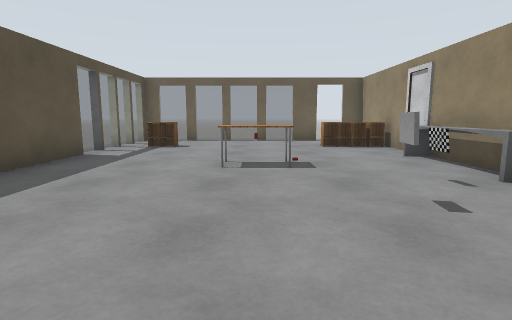
view 1 (above)

12 first-person views from a walk through a world built for the Gazebo simulator. The camera is 1 m above the floor, tilts 8° down and sees 80° across. The lines on the ground mark 1 m squares. The floor is counted in squares, 1 m on a side. Each view is taken from the middle of a square. On the plan, view 1 faces up. The plan holds only what a view shows up to about 12 squares ahead; the rest is blank. Gazebo's built-in surfaces are drawn with simple patterns. Surface patterns are stand-ins for the level's own textures.

view 2
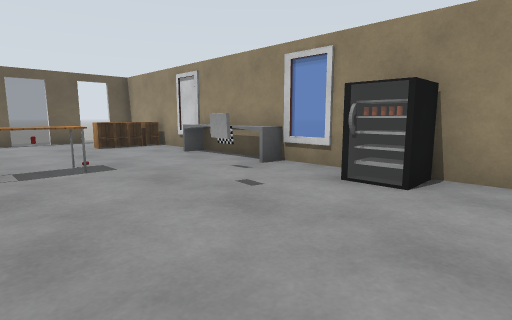

view 3
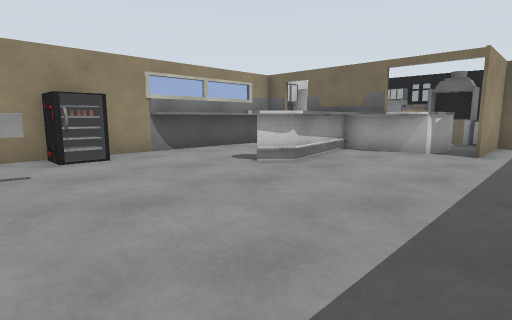

view 4
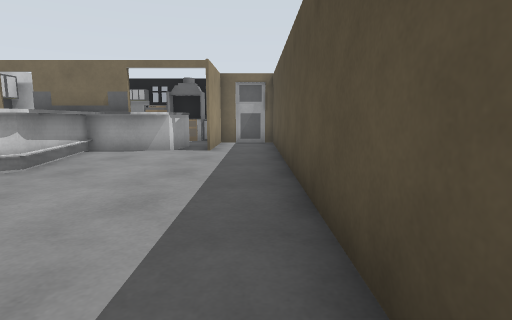

view 5
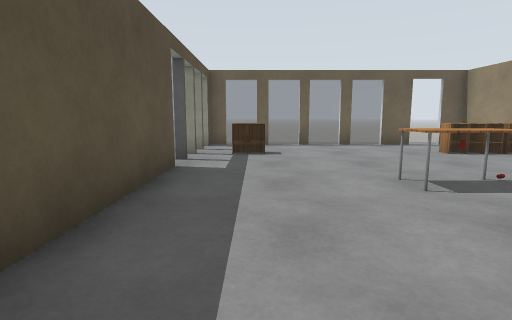

view 6
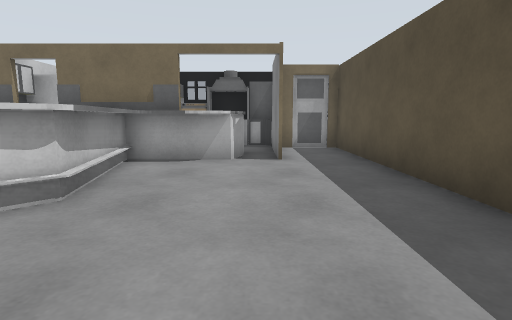

view 7
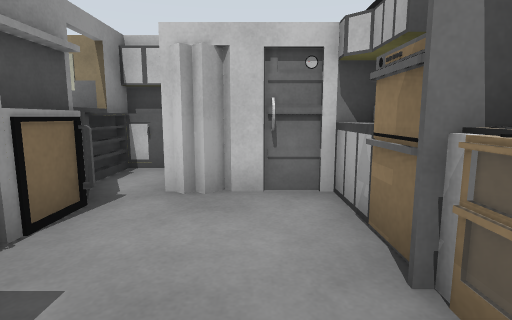

view 8
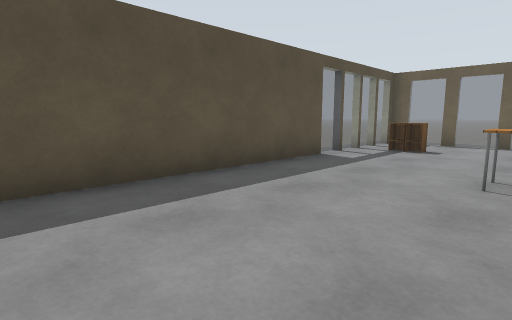

view 9
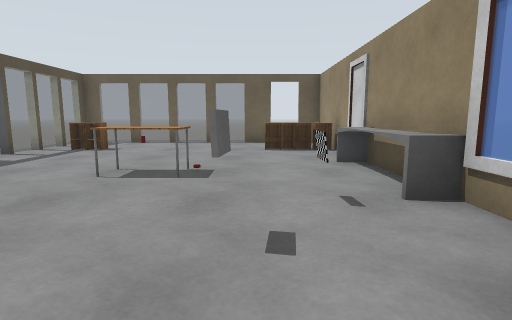

view 10
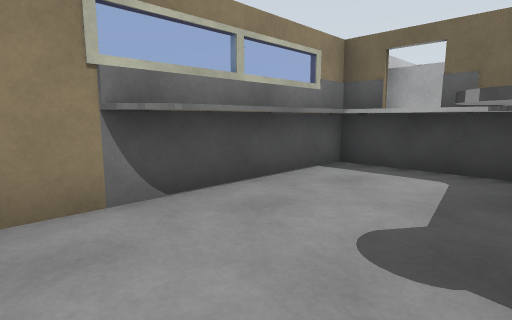

view 11
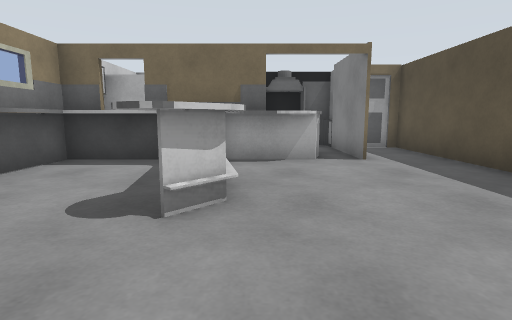

view 12
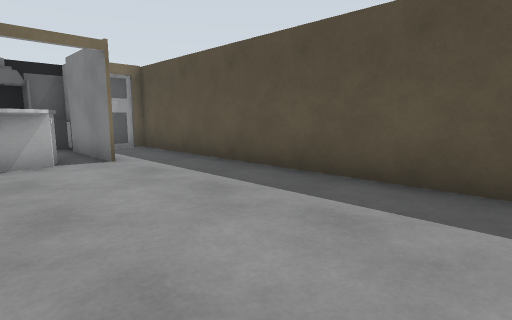

### Floor plan
Key: @ floor where view 1 was taken; # wall or solid block; . floor; = window, fence, low wall or low ledge; C cabinet; T table; H checkerboard; B grey box.
Columns run from 5 left of view 1 to 5 right of it. Each row starts with its distance up from view 1.
 14   .....
 13 #======#.#
 12 =........ #
 11 =.C.....CC#
 10 =........C#
  9 =.........#
  8 #........##
  7 #....T...=
  6 #....TT..=
  5 #.......H=
  4 #........==
  3 #......B..#
  2 #........=#
  1 #.........#
  0 #....@....#
 -1 #.....#..##
 -2 #.....#..#
 -3 #.....#..#
 -4 #.....####
 -5 #...######
 -6 #.#.##===#
 -7 #.#....###
 -8 ###....#
 -9   #==#=#
-10   ######

Where each view was taken, in squares from view 1:
view 1: 0 up, 0 right, facing up
view 2: 0 up, 1 left, facing up-right
view 3: 4 up, 4 left, facing down-right
view 4: 4 up, 4 left, facing down
view 5: 2 up, 3 left, facing up
view 6: 2 up, 2 left, facing down
view 7: 8 down, 2 left, facing right
view 8: 1 up, 0 right, facing up-left
view 9: 1 up, 2 right, facing up
view 10: 1 up, 1 right, facing down-right
view 11: 2 up, 0 right, facing down
view 12: 2 up, 0 right, facing down-left
